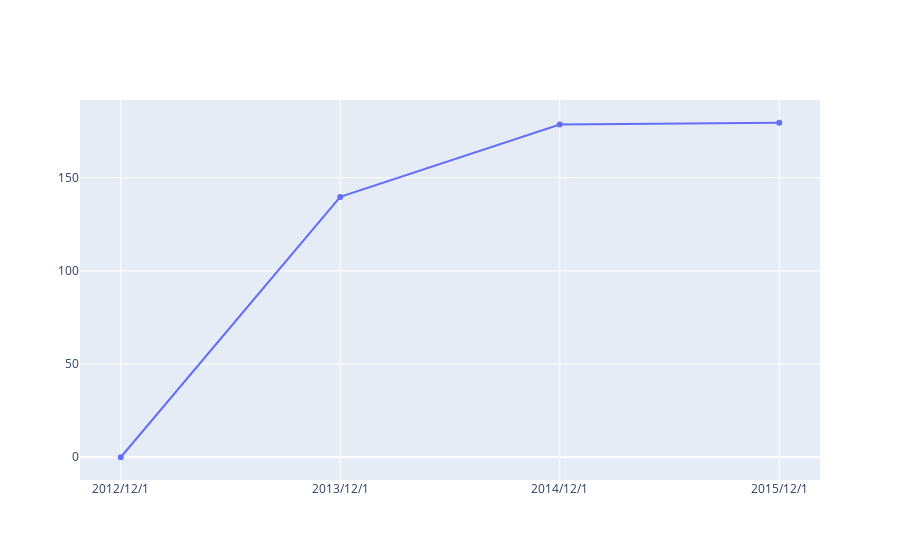
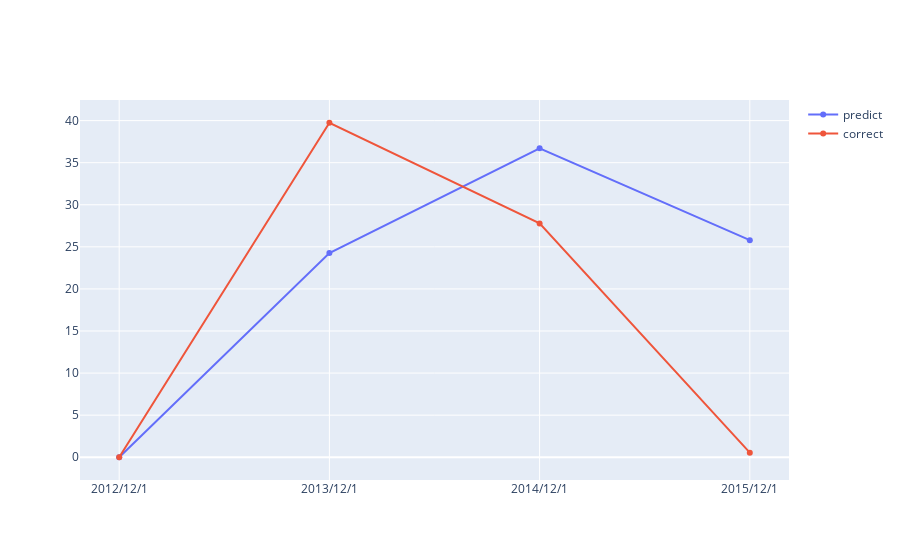

Notebook source saved alongside these figures, in order:
### Code cell
stocks_data = pd.read_csv('./top200_testing.csv' , na_values= '#DIV/0!' )
stocks_data = stocks_data.drop(columns=['證券代碼'])
data_years = stocks_data['年月'].unique()

# ['股價淨值比', '資產報酬率ROA', '利潤邊際NPM', '負債/淨值比',  'M存貨週轉率 (次)', , 'M稅後淨利成長率']
train_years = 2
train_data = stocks_data[stocks_data['年月'].isin(data_years[:train_years])]
train_data_label = train_data['Return']
train_data = train_data.drop(columns=['簡稱', '年月', 'Return', 'ReturnMean_year_Label'])
train_data = train_data.replace(np.nan, 0)



dt_arg = {'max_depth': 5, 'max_features': 0.4645669291338583, 'criterion': 'absolute_error', 'min_samples_leaf': 0.001, 'min_samples_split': 0.03937007874015748, 'random_state': 0}
adaBoost = AdaBoostRegressor(
    DecisionTreeRegressor(**dt_arg), n_estimators=100, random_state= False
)

rd_arg = {'n_estimators': 74, 'max_depth': 23, 'max_features': 0.4015748031496063, 'max_samples': 0.4931875, 'oob_score': True, 'n_jobs': -1, 'random_state': 0}

random_forest = RandomForestRegressor(**rd_arg)

regressor = StackingRegressor(
    estimators=[('ada' , adaBoost) , ('rd',random_forest)],
    final_estimator= MLPRegressor(activation = "relu", alpha = 0.1, hidden_layer_sizes = (8,8) , max_iter = 1500),
)
    # final_estimator= RandomForestRegressor(n_estimators = 20 , 
    #     max_depth = 5),

regressor.fit(train_data, train_data_label) 

select_stock_and_get_IRR(regressor , [] , train_years , stocks_data , data_years , 10)

### Figure 1 — Plotly figure (JSON) as saved in the notebook; plotly's stock layout.template omitted (floating-point values rounded to 4 significant figures)
{"data": [{"name": "Gain", "type": "scatter", "x": ["2012/12/1", "2013/12/1", "2014/12/1", "2015/12/1"], "y": [0, 139.7, 178.6, 179.5]}], "layout": {}}

### Figure 2 — Plotly figure (JSON) as saved in the notebook; plotly's stock layout.template omitted (floating-point values rounded to 4 significant figures)
{"data": [{"name": "predict", "type": "scatter", "x": ["2012/12/1", "2013/12/1", "2014/12/1", "2015/12/1"], "y": [0, 24.26, 36.7, 25.79]}, {"name": "correct", "type": "scatter", "x": ["2012/12/1", "2013/12/1", "2014/12/1", "2015/12/1"], "y": [0, 39.74, 27.78, 0.5422]}], "layout": {}}
